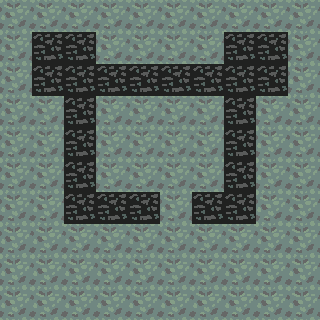

This game map was drawn from its Tiled (.tmx) file and the tilesets committed beside it. A one-line description and the full map source follow:
An orthogonal 10x10 tile map with 32x32 px tiles, 1 tile layer (Tile Layer 1).

<map version="1.0" tiledversion="1.0.3" orientation="orthogonal" renderorder="right-down" width="10" height="10" tilewidth="32" tileheight="32" nextobjectid="1">
 <tileset firstgid="1" source="tiles.tsx" />
 <layer name="Tile Layer 1" width="10" height="10">
  <data>
   <tile gid="2" />
   <tile gid="2" />
   <tile gid="2" />
   <tile gid="2" />
   <tile gid="2" />
   <tile gid="2" />
   <tile gid="2" />
   <tile gid="2" />
   <tile gid="2" />
   <tile gid="2" />
   <tile gid="2" />
   <tile gid="3" />
   <tile gid="3" />
   <tile gid="2" />
   <tile gid="2" />
   <tile gid="2" />
   <tile gid="2" />
   <tile gid="3" />
   <tile gid="3" />
   <tile gid="2" />
   <tile gid="2" />
   <tile gid="3" />
   <tile gid="3" />
   <tile gid="3" />
   <tile gid="3" />
   <tile gid="3" />
   <tile gid="3" />
   <tile gid="3" />
   <tile gid="3" />
   <tile gid="2" />
   <tile gid="2" />
   <tile gid="2" />
   <tile gid="3" />
   <tile gid="2" />
   <tile gid="2" />
   <tile gid="2" />
   <tile gid="2" />
   <tile gid="3" />
   <tile gid="2" />
   <tile gid="2" />
   <tile gid="2" />
   <tile gid="2" />
   <tile gid="3" />
   <tile gid="2" />
   <tile gid="2" />
   <tile gid="2" />
   <tile gid="2" />
   <tile gid="3" />
   <tile gid="2" />
   <tile gid="2" />
   <tile gid="2" />
   <tile gid="2" />
   <tile gid="3" />
   <tile gid="2" />
   <tile gid="2" />
   <tile gid="2" />
   <tile gid="2" />
   <tile gid="3" />
   <tile gid="2" />
   <tile gid="2" />
   <tile gid="2" />
   <tile gid="2" />
   <tile gid="3" />
   <tile gid="3" />
   <tile gid="3" />
   <tile gid="2" />
   <tile gid="3" />
   <tile gid="3" />
   <tile gid="2" />
   <tile gid="2" />
   <tile gid="2" />
   <tile gid="2" />
   <tile gid="2" />
   <tile gid="2" />
   <tile gid="2" />
   <tile gid="2" />
   <tile gid="2" />
   <tile gid="2" />
   <tile gid="2" />
   <tile gid="2" />
   <tile gid="2" />
   <tile gid="2" />
   <tile gid="2" />
   <tile gid="2" />
   <tile gid="2" />
   <tile gid="2" />
   <tile gid="2" />
   <tile gid="2" />
   <tile gid="2" />
   <tile gid="2" />
   <tile gid="2" />
   <tile gid="2" />
   <tile gid="2" />
   <tile gid="2" />
   <tile gid="2" />
   <tile gid="2" />
   <tile gid="2" />
   <tile gid="2" />
   <tile gid="2" />
   <tile gid="2" />
  </data>
 </layer>
</map>